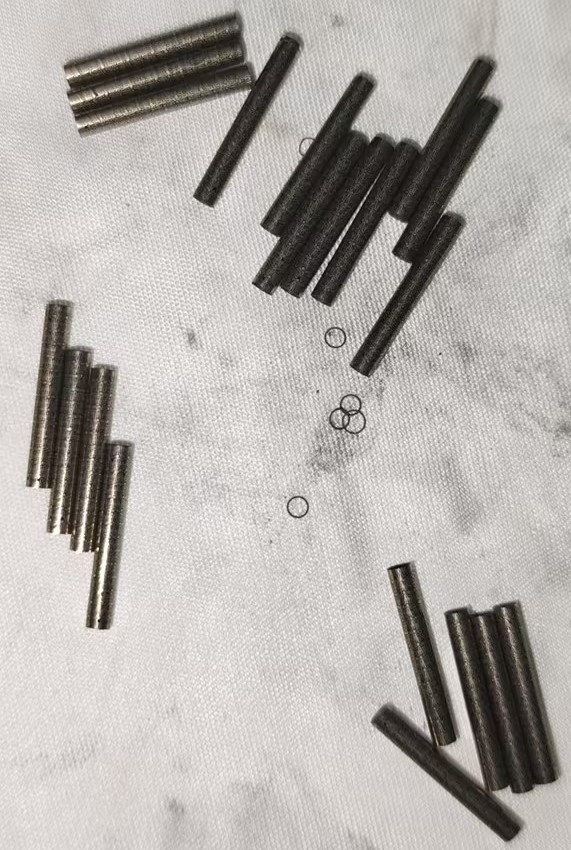
#> input picture data/stents1-20.jpg, 571 x 850 px
$ python -i pipeline.py   (imports and definitions only)
#> lines starting #> are read from the running program, lines starting #| are printed output that depends on the picture; after the words box and inside, x2 and y2 are one past the last pixel; in counts of white or black regions, pixels touching at a corner belong together
#> further down, picture is the input picture: shape (850, 571, 3); mean B, G, R 172.2, 176, 180.3
### stentkit/enhance.py
"""预处理：灰度、CLAHE、黑帽、Otsu、二值掩膜。"""

from __future__ import annotations

from typing import Optional

import cv2
import numpy as np

from .config import DetectConfig


def to_gray(image: np.ndarray) -> np.ndarray:
    if image.ndim == 2:
        return image
    return cv2.cvtColor(image, cv2.COLOR_BGR2GRAY)


def clahe_image(gray: np.ndarray, config: DetectConfig) -> np.ndarray:
    """限制对比度自适应直方图均衡：压制不均匀光照。"""
    clahe = cv2.createCLAHE(clipLimit=config.clahe_clip, tileGridSize=tuple(config.clahe_grid))
    return clahe.apply(gray)
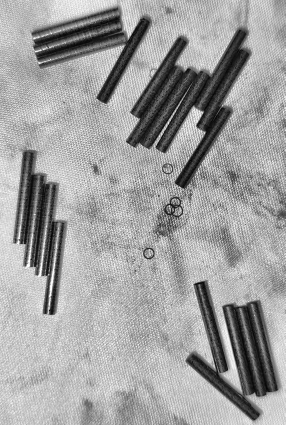
#> returned value: shape (850, 571) (shown at 1/2 size); min 1, max 255, mean 160


def blackhat(gray_eq: np.ndarray, kernel_size: int) -> np.ndarray:
    """形态学黑帽：响应"比核窄的暗色结构"（支架是暗的细长目标）。

    注意：**不做 min-max 归一化**。V2 归一化之后几乎每个像素都 >0，
    百分位阈值实际落在噪声上（实测 stents5 的 p70=11，而 Otsu=69）。
    """
    size = int(kernel_size)
    if size % 2 == 0:
        size += 1
    kernel = cv2.getStructuringElement(cv2.MORPH_ELLIPSE, (size, size))
    return cv2.morphologyEx(gray_eq, cv2.MORPH_BLACKHAT, kernel)


def otsu_value(values: np.ndarray, *, positive_only: bool = False) -> float:
    """对数组求 Otsu 阈值。"""
    data = values.reshape(-1)
    if positive_only:
        data = data[data > 0]
    if data.size == 0:
        return 0.0
    sample = data.reshape(-1, 1).astype(np.uint8)
    value, _ = cv2.threshold(sample, 0, 255, cv2.THRESH_BINARY + cv2.THRESH_OTSU)
    return float(value)


def threshold_mask(response: np.ndarray, threshold: float, close_kernel: int = 3) -> np.ndarray:
    """阈值化 + 轻度闭运算（只补小缺口，不放大目标）。"""
    _, mask = cv2.threshold(response, float(threshold), 255, cv2.THRESH_BINARY)
    if close_kernel and close_kernel >= 3:
        kernel = cv2.getStructuringElement(cv2.MORPH_ELLIPSE, (close_kernel, close_kernel))
        mask = cv2.morphologyEx(mask, cv2.MORPH_CLOSE, kernel)
    return mask


def connected_components(mask: np.ndarray):
    """连通域统计（含 8 邻接）。"""
    return cv2.connectedComponentsWithStats(mask, connectivity=8)


def dark_ink_mask(gray_eq: np.ndarray, threshold: Optional[float] = None, close_kernel: int = 3) -> np.ndarray:
    """Otsu 反二值化：目标即"比背景暗"的区域（只用于置信度与可视化）。"""
    if threshold is None:
        threshold = otsu_value(gray_eq)
    _, mask = cv2.threshold(gray_eq, float(threshold), 255, cv2.THRESH_BINARY_INV)
    if close_kernel and close_kernel >= 3:
        kernel = cv2.getStructuringElement(cv2.MORPH_ELLIPSE, (close_kernel, close_kernel))
        mask = cv2.morphologyEx(mask, cv2.MORPH_CLOSE, kernel)
    return mask

### stentkit/scale.py
"""尺度估计：先定"本图一个支架有多大"，后面一切都跟着它缩放。

为什么这样做：同一堆支架在不同高度/角度拍出来，杆长会差 2~4 倍
（实测样张中位杆长 35~183 px）。V2 用固定像素常数（黑帽核 31、面积下限 35、
最小长度 12），因此只在某一档尺度上勉强可用；V1 虽然有自适应的长度窗口，
但核尺寸仍是固定思路。V3 用核尺寸扫描 + 平台法把 L（典型杆长）和 W（典型杆宽）估出来。
"""

from __future__ import annotations

from dataclasses import dataclass, field
from typing import List

import numpy as np

from . import enhance, geometry
from .config import DetectConfig


@dataclass
class KernelRow:
    kernel: int
    count: int
    length: float
    width: float
    otsu: float


@dataclass
class ScaleEstimate:
    kernel: int
    length: float
    width: float
    rows: List[KernelRow] = field(default_factory=list)
    note: str = ""


def _relative_change(a: int, b: int) -> float:
    largest = max(a, b, 1)
    return abs(a - b) / largest


def _plateau(counts: List[int], tolerance: float) -> tuple:
    """找候选数随核变化最平缓的一段，返回 (start, end)；找不到就返回 None。"""
    best = None
    start = 0
    for i in range(len(counts) - 1):
        if _relative_change(counts[i], counts[i + 1]) <= tolerance:
            if start is None:
                start = i
        else:
            if start is not None and i - start >= 1:
                span = i - start
                if best is None or span > best[1] - best[0] or (
                    span == best[1] - best[0] and counts[i] > counts[best[1]]
                ):
                    best = (start, i)
            start = None
    if start is not None and len(counts) - 1 - start >= 1:
        span = len(counts) - 1 - start
        if best is None or span > best[1] - best[0]:
            best = (start, len(counts) - 1)
    return best


def _component_stats(mask, aspect_min: float, area_min: float) -> tuple:
    """返回 (数量, 长度列表, 宽度列表)。"""
    count, labels, stats, _ = enhance.connected_components(mask)
    lengths, widths = [], []
    for label in range(1, count):
        x, y, w, h, area = stats[label]
        if area < area_min:
            continue
        geom = geometry.component_geometry(labels, label, (x, y, w, h))
        if geom is None or geom.ratio < aspect_min:
            continue
        lengths.append(geom.length)
        widths.append(geom.width)
    return len(lengths), lengths, widths


def estimate_scale(gray_eq: np.ndarray, config: DetectConfig) -> ScaleEstimate:
    rows: List[KernelRow] = []
    for kernel in config.kernel_sweep:
        response = enhance.blackhat(gray_eq, kernel)
        otsu = enhance.otsu_value(response, positive_only=True)
        mask = enhance.threshold_mask(response, otsu, config.close_kernel)
        area_min = config.scale_area_ratio * kernel * kernel
        count, lengths, widths = _component_stats(mask, config.scale_aspect_min, area_min)
        rows.append(KernelRow(
            kernel=kernel,
            count=count,
            length=float(np.median(lengths)) if lengths else 0.0,
            width=float(np.median(widths)) if widths else 0.0,
            otsu=otsu,
        ))
#> this loop made 6 passes
#> (value in otsu_value, otsu, count) on pass 1: (58, 58, 3761)
#> pass 1, in estimate_scale, `response = enhance.blackhat(gray_eq, kernel)`:
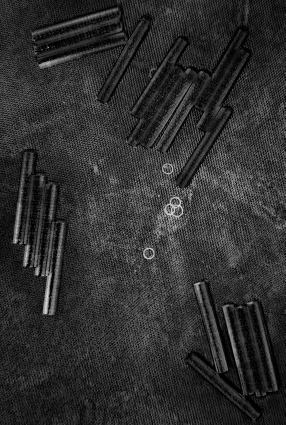
#> response: shape (850, 571) (shown at 1/2 size); min 0, max 234, mean 47.3
#> pass 1, in threshold_mask, `_, mask = cv2.threshold(response, float(threshold), 255, cv2.THRESH_BI..`:
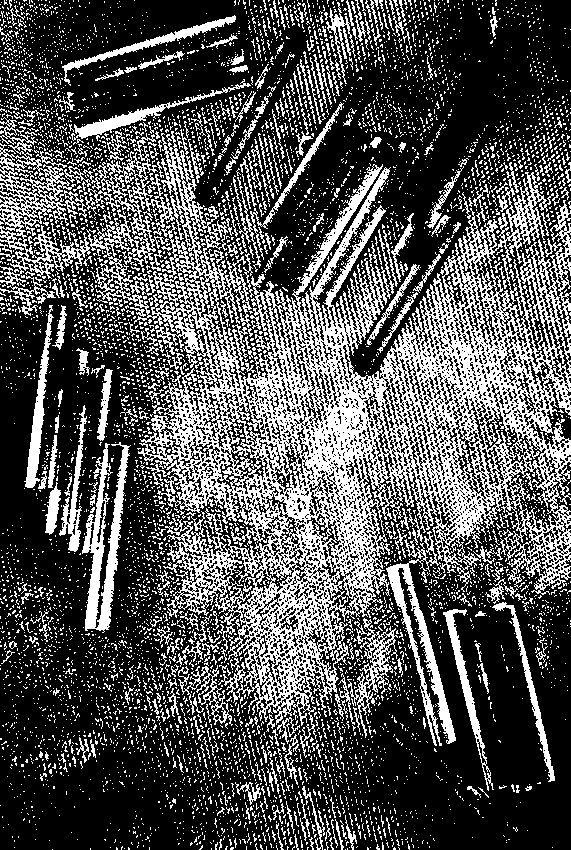
#> mask: shape (850, 571); 32.3% white in thin lines or dots
#> pass 1, in _component_stats, `count, labels, stats, _ = enhance.connected_components(mask)`:
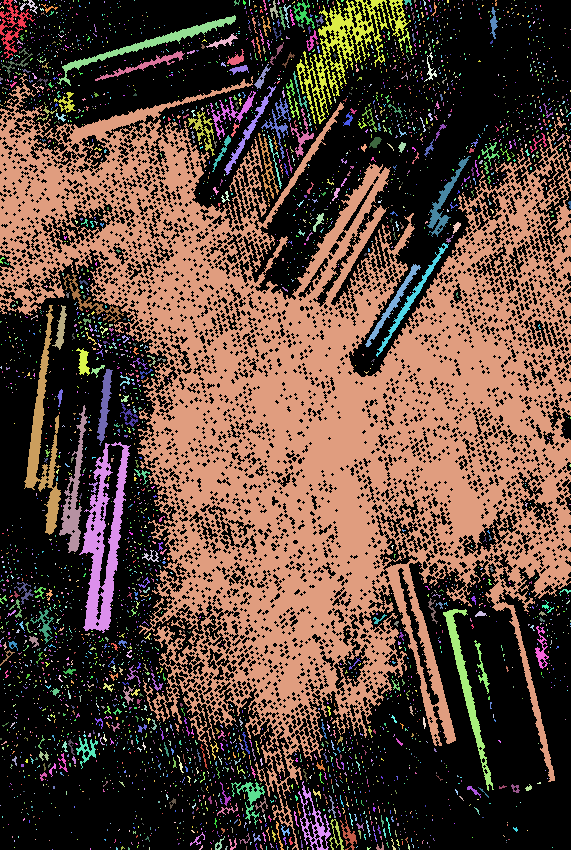
#> labels: shape (850, 571) int32; 3761 distinct labels, from 0 to 3760; one colour per label, 0 black
#> after the loop:
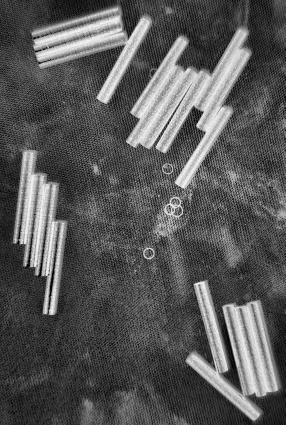
#> response: shape (850, 571) (shown at 1/2 size); min 0, max 252, mean 87.7

    counts = [row.count for row in rows]
    note = ""
    span = _plateau(counts, config.plateau_tolerance)
#> the loop in _plateau, `for i in range(len(counts) - 1):` made 5 passes
    if span is None:
        # 没有平台：取"计数处于中位"的那一档，避免踩到噪声爆炸(小核)或目标消失(大核)
        order = sorted(range(len(rows)), key=lambda i: counts[i])
        index = order[len(order) // 2]
        note = "未找到稳定平台，退化取中位候选数的核"
    else:
        index = (span[0] + span[1]) // 2
        note = f"核平台 k={rows[span[0]].kernel}~{rows[span[1]].kernel}"

    chosen = rows[index]
    length = chosen.length if chosen.length > 0 else 40.0
    width = chosen.width if chosen.width > 0 else max(3.0, length / 12.0)
    return ScaleEstimate(kernel=chosen.kernel, length=length, width=width, rows=rows, note=note)


def size_window(scale: ScaleEstimate, config: DetectConfig) -> dict:
    """由尺度得到的几何筛选窗口（全部是相对量）。"""
    return {
        "length_min": config.length_min_ratio * scale.length,
        "length_max": config.length_max_ratio * scale.length,
        "width_min": config.width_min_ratio * scale.width,
        "width_max": config.width_max_ratio * scale.width,
        "area_min": config.area_min_ratio * scale.length * scale.width,
    }

### stentkit/geometry.py
"""纯几何工具：最小外接矩形、IoU、多边形间隙、角度。"""

from __future__ import annotations

import math
from dataclasses import dataclass
from typing import Optional, Sequence, Tuple

import cv2
import numpy as np


@dataclass(frozen=True)
class Geometry:
    """一个连通域的方向包围盒几何。"""

    length: float          # 长边
    width: float           # 短边
    ratio: float           # 长宽比
    box: np.ndarray        # (4,2) int32 角点
    center: Tuple[float, float]
    angle: float           # 长轴角度，单位度，范围 [0,180)


def oriented_geometry(points: Optional[np.ndarray]) -> Optional[Geometry]:
    """由点集计算方向包围盒几何。"""
    if points is None or len(points) == 0:
        return None
    rect = cv2.minAreaRect(points)
    (cx, cy), (bw, bh), raw_angle = rect
    if bw <= 0 or bh <= 0:
        return None
    length, width = max(bw, bh), min(bw, bh)
    box = np.int32(np.round(cv2.boxPoints(rect)))
    angle = raw_angle % 180.0
    if bw < bh:
        angle = (angle + 90.0) % 180.0
    return Geometry(length=length, width=width, ratio=length / width,
                    box=box, center=(float(cx), float(cy)), angle=float(angle))


def component_points(labels: np.ndarray, label: int, bbox: Optional[Sequence[int]] = None) -> Optional[np.ndarray]:
    """取某个 label 的像素点集。注意 labels 是 connectedComponents 输出的标签图（0,1,2...）。

    给了 bbox=(x, y, w, h) 就只在局部窗口里找，避免对整个大图做一次全图比较。
    """
    if bbox is None:
        return cv2.findNonZero(np.uint8(labels == label) * 255)
    x, y, w, h = (int(v) for v in bbox)
    x0, y0 = max(0, x), max(0, y)
    x1, y1 = min(labels.shape[1], x + w), min(labels.shape[0], y + h)
    if x1 <= x0 or y1 <= y0:
        return None
    patch = labels[y0:y1, x0:x1]
    local = cv2.findNonZero(np.uint8(patch == label) * 255)
    if local is None:
        return None
    return (local.astype(np.float32) + np.array([x0, y0], np.float32)).astype(np.float32)


def component_geometry(labels: np.ndarray, label: int,
                       bbox: Optional[Sequence[int]] = None) -> Optional[Geometry]:
    return oriented_geometry(component_points(labels, label, bbox))


def box_iou(first: Sequence[float], second: Sequence[float]) -> float:
    """两个 (x, y, w, h) 框的 IoU。"""
    x1, y1, w1, h1 = first[:4]
    x2, y2, w2, h2 = second[:4]
    left, top = max(x1, x2), max(y1, y2)
    right, bottom = min(x1 + w1, x2 + w2), min(y1 + h1, y2 + h2)
    inter = max(0, right - left) * max(0, bottom - top)
    union = w1 * h1 + w2 * h2 - inter
    return float(inter / union) if union > 0 else 0.0


# [14 lines left out: functions polygon_min_gap, angle_difference, not called in this run]


def fill_ratio(ink_mask: np.ndarray, box: np.ndarray) -> float:
    """方向包围盒内着墨像素占比（只作为置信度，不做删除依据）。"""
    box = np.int32(box)
    x, y, w, h = cv2.boundingRect(box)
    x0, y0 = max(0, x), max(0, y)
    x1 = min(ink_mask.shape[1], x + w)
    y1 = min(ink_mask.shape[0], y + h)
    if x1 <= x0 or y1 <= y0:
        return 0.0
    # 只在框的局部区域上栅格化，避免每次都分配整图大小的画布（大图上是 10 倍级差距）
    canvas = np.zeros((y1 - y0, x1 - x0), np.uint8)
    cv2.fillPoly(canvas, [box - np.array([x0, y0], dtype=np.int32)], 255)
    total = int(cv2.countNonZero(canvas))
    if total == 0:
        return 0.0
    patch = ink_mask[y0:y1, x0:x1]
    return float(cv2.countNonZero(cv2.bitwise_and(patch, canvas))) / total


def polygon_area(box: np.ndarray) -> float:
    return float(abs(cv2.contourArea(np.int32(box))))


# [7 lines left out: function line_box, not called in this run]

### stentkit/selector.py
"""阈值选择：不奖励「候选多」，只奖励「与尺度先验一致且稳定」。

V1/V2 都用「候选数最多的阈值」当选最佳（max(ranked)），而黑帽/反二值掩膜天然是
「阈值越高越碎、碎片越多」，于是选择规则会主动挑最碎的阈值：
实测 stents5 在 12 个候选阈值里原始候选数从 26 一路涨到 124，V2 正好选了最大的那一档。

V3 的做法：先按尺度窗口把候选限制成「像支架的」，再要求该阈值在相邻阈值上稳定，
最后才比数量；跨阈值支持度只写进结果当置信度，从不参与删除。
"""

from __future__ import annotations

from dataclasses import dataclass
from typing import List, Sequence, Tuple

import numpy as np

from . import candidates as cand_mod
from . import enhance, geometry
from .config import DetectConfig
from .scale import ScaleEstimate, size_window


@dataclass
class ThresholdRow:
    threshold: int
    ratio: float
    sized_count: int          # 通过尺度窗口的候选数
    total_count: int          # 全部细长连通域数（不筛尺寸）
    median_length: float
    mean_fill: float
    stability: float          # 与相邻阈值的一致性 [0,1]
    score: float

    # [11 lines left out: function to_dict, not called in this run]


def threshold_candidates(base: float, config: DetectConfig) -> List[int]:
    values = {int(round(base * ratio)) for ratio in config.threshold_ratios}
    values.update(range(config.absolute_start, config.absolute_stop + 1, config.absolute_step))
    return sorted(value for value in values if 1 <= value <= 254)


def _relative_change(a: int, b: int) -> float:
    return abs(a - b) / max(a, b, 1)


def _stability(counts: Sequence[int], index: int, config: DetectConfig) -> float:
    """该阈值与前后各 span 个阈值的一致性：全在容差内记 1，否则按比例。"""
    span = config.stability_span
    neighbours = [counts[i] for i in range(max(0, index - span), min(len(counts), index + span + 1))
                  if i != index]
    if not neighbours:
        return 1.0
    good = sum(1 for value in neighbours
               if _relative_change(counts[index], value) <= config.stability_tolerance)
    return good / len(neighbours)


def _count_all(mask: np.ndarray) -> int:
    return int(enhance.connected_components(mask)[0] - 1)


def evaluate_thresholds(response: np.ndarray, scale: ScaleEstimate, ink_mask: np.ndarray,
                        config: DetectConfig) -> Tuple[int, List[ThresholdRow], list, list]:
    """扫描 Otsu 附近的阈值，返回 (最佳阈值, 扫描表, 该阈值下的候选, 全部阈值的结果)。"""
    base = enhance.otsu_value(response, positive_only=True)
    if base <= 0:
        base = float(np.percentile(response, 99))
    window = size_window(scale, config)
    grid = threshold_candidates(base, config)

    per_threshold = []
    counts: List[int] = []
    masks = {}
    for threshold in grid:
        mask = enhance.threshold_mask(response, threshold, config.close_kernel)
        masks[threshold] = mask
        found = cand_mod.extract_components(mask, response, scale, config,
                                            window=window, ink_mask=ink_mask)
        per_threshold.append((threshold, found))
        counts.append(len(found))
#> this loop made 24 passes
#> threshold on passes 1 to 8: 20, 35, 50, 65, 76, 80, 88, 95
#> pass 1, in threshold_mask (call 7), `mask = cv2.morphologyEx(mask, cv2.MORPH_CLOSE, kernel)`:
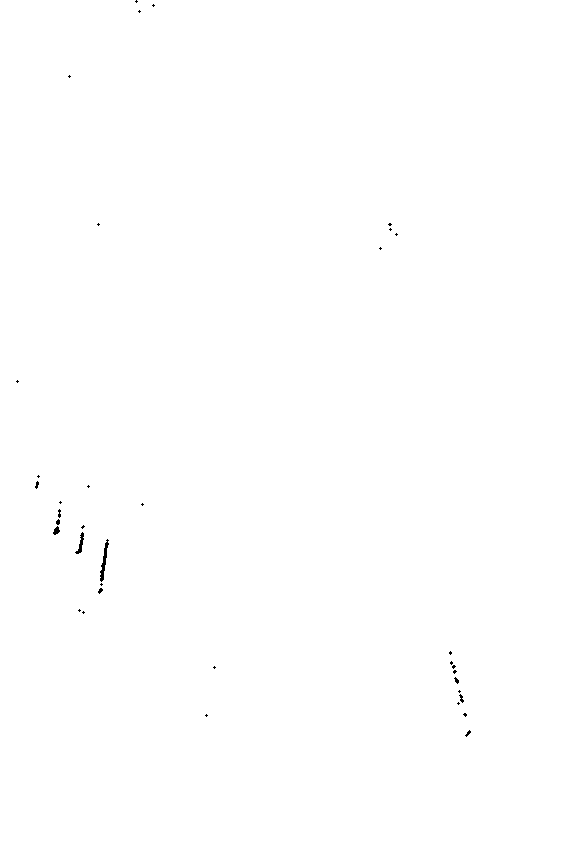
#> mask: shape (850, 571); 99.9% white; black in thin lines or dots, all inside (x1, y1, x2, y2) = (16, 0, 471, 737)
#> after the loop:
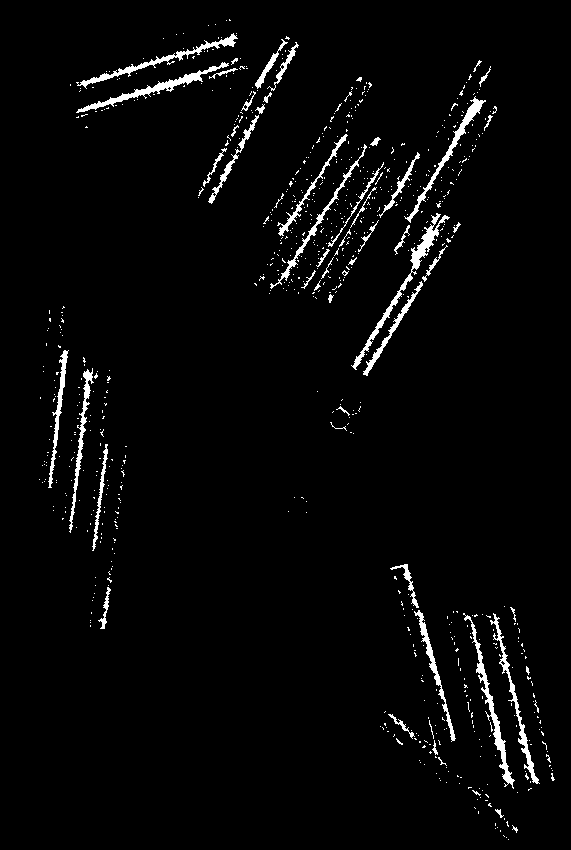
#> mask: shape (850, 571); 3% white; 761 white regions (708 under 20 px), largest, box (x1, y1, x2, y2) and area: (351, 213, 450, 370) 1092, (463, 613, 515, 789) 950, (76, 62, 229, 113) 915

    rows: List[ThresholdRow] = []
    for index, (threshold, found) in enumerate(per_threshold):
        stability = _stability(counts, index, config)
        lengths = [item.length for item in found]
        fills = [item.fill for item in found]
        mean_fill = float(np.mean(fills)) if fills else 0.0
        # 打分：数量 × 稳定度 × 框内着墨率。这里的数量已经是"像支架的候选数"，
        # 不是原始细长连通域数，所以碎片化不再直接换成分数。
        score = float(len(found)) * (0.5 + 0.5 * stability) * (0.6 + 0.4 * mean_fill)
        rows.append(ThresholdRow(
            threshold=threshold,
            ratio=round(threshold / base, 3) if base else 0.0,
            sized_count=len(found),
            total_count=_count_all(masks[threshold]),
            median_length=float(np.median(lengths)) if lengths else 0.0,
            mean_fill=mean_fill,
            stability=stability,
            score=score,
        ))
#> (the rest of the program and of its run is left out)
